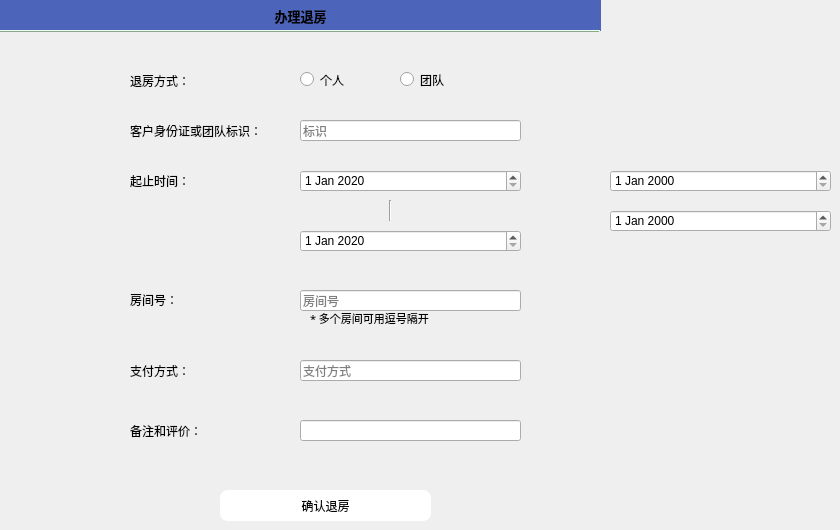
    <widget class="QWidget" name="page_4">
     <widget class="QToolButton" name="toolButton_5">
      <property name="geometry">
       <rect>
        <x>0</x>
        <y>0</y>
        <width>601</width>
        <height>31</height>
       </rect>
      </property>
      <property name="font">
       <font>
        <family>FontAwesome</family>
        <pointsize>10</pointsize>
        <weight>75</weight>
        <bold>true</bold>
       </font>
      </property>
      <property name="styleSheet">
       <string notr="true">border:none;
background-color: rgb(76, 100, 186);</string>
      </property>
      <property name="text">
       <string>办理退房</string>
      </property>
      <property name="icon">
       <iconset>
        <normaloff>../../../../../pictures/search1.png</normaloff>../../../../../pictures/search1.png</iconset>
      </property>
      <property name="toolButtonStyle">
       <enum>Qt::ToolButtonTextBesideIcon</enum>
      </property>
     </widget>
     <widget class="QFrame" name="split_5">
      <property name="geometry">
       <rect>
        <x>0</x>
        <y>30</y>
        <width>600</width>
        <height>2</height>
       </rect>
      </property>
      <property name="styleSheet">
       <string notr="true">color:#CCFFCC;
border-color:#CCFFCC;
background-color:#CCFFCC</string>
      </property>
      <property name="frameShape">
       <enum>QFrame::HLine</enum>
      </property>
      <property name="frameShadow">
       <enum>QFrame::Raised</enum>
      </property>
     </widget>
     <widget class="QRadioButton" name="team_flag">
      <property name="geometry">
       <rect>
        <x>400</x>
        <y>70</y>
        <width>115</width>
        <height>19</height>
       </rect>
      </property>
      <property name="text">
       <string>团队</string>
      </property>
     </widget>
     <widget class="QRadioButton" name="single_flag">
      <property name="geometry">
       <rect>
        <x>300</x>
        <y>70</y>
        <width>81</width>
        <height>19</height>
       </rect>
      </property>
      <property name="text">
       <string>个人</string>
      </property>
     </widget>
     <widget class="QLabel" name="label_60">
      <property name="geometry">
       <rect>
        <x>130</x>
        <y>60</y>
        <width>101</width>
        <height>41</height>
       </rect>
      </property>
      <property name="styleSheet">
       <string notr="true">font: 9pt &quot;FontAwesome&quot;;</string>
      </property>
      <property name="text">
       <string>退房方式：</string>
      </property>
     </widget>
     <widget class="QLabel" name="label_61">
      <property name="geometry">
       <rect>
        <x>130</x>
        <y>110</y>
        <width>171</width>
        <height>41</height>
       </rect>
      </property>
      <property name="styleSheet">
       <string notr="true">font: 9pt &quot;FontAwesome&quot;;</string>
      </property>
      <property name="text">
       <string>客户身份证或团队标识：</string>
      </property>
     </widget>
     <widget class="QLineEdit" name="id_checkout">
      <property name="geometry">
       <rect>
        <x>300</x>
        <y>120</y>
        <width>221</width>
        <height>21</height>
       </rect>
      </property>
      <property name="placeholderText">
       <string>标识</string>
      </property>
     </widget>
     <widget class="QLineEdit" name="remark_checkout">
      <property name="geometry">
       <rect>
        <x>300</x>
        <y>420</y>
        <width>221</width>
        <height>21</height>
       </rect>
      </property>
      <property name="text">
       <string/>
      </property>
      <property name="placeholderText">
       <string/>
      </property>
     </widget>
     <widget class="QLabel" name="label_62">
      <property name="geometry">
       <rect>
        <x>130</x>
        <y>410</y>
        <width>101</width>
        <height>41</height>
       </rect>
      </property>
      <property name="styleSheet">
       <string notr="true">font: 9pt &quot;FontAwesome&quot;;</string>
      </property>
      <property name="text">
       <string>备注和评价：</string>
      </property>
     </widget>
     <widget class="QDateEdit" name="starttime_5">
      <property name="geometry">
       <rect>
        <x>610</x>
        <y>170</y>
        <width>221</width>
        <height>22</height>
       </rect>
      </property>
     </widget>
     <widget class="QDateEdit" name="endtime_5">
      <property name="geometry">
       <rect>
        <x>610</x>
        <y>210</y>
        <width>221</width>
        <height>22</height>
       </rect>
      </property>
     </widget>
     <widget class="QDateEdit" name="starttime_checkout">
      <property name="geometry">
       <rect>
        <x>300</x>
        <y>170</y>
        <width>221</width>
        <height>22</height>
       </rect>
      </property>
      <property name="dateTime">
       <datetime>
        <hour>0</hour>
        <minute>0</minute>
        <second>0</second>
        <year>2020</year>
        <month>1</month>
        <day>1</day>
       </datetime>
      </property>
     </widget>
     <widget class="QLabel" name="label_63">
      <property name="geometry">
       <rect>
        <x>130</x>
        <y>160</y>
        <width>101</width>
        <height>41</height>
       </rect>
      </property>
      <property name="styleSheet">
       <string notr="true">font: 9pt &quot;FontAwesome&quot;;</string>
      </property>
      <property name="text">
       <string>起止时间：</string>
      </property>
     </widget>
     <widget class="QDateEdit" name="endtime_checkout">
      <property name="geometry">
       <rect>
        <x>300</x>
        <y>230</y>
        <width>221</width>
        <height>22</height>
       </rect>
      </property>
      <property name="dateTime">
       <datetime>
        <hour>0</hour>
        <minute>0</minute>
        <second>0</second>
        <year>2020</year>
        <month>1</month>
        <day>1</day>
       </datetime>
      </property>
     </widget>
     <widget class="QLineEdit" name="rid_checkout">
      <property name="geometry">
       <rect>
        <x>300</x>
        <y>290</y>
        <width>221</width>
        <height>21</height>
       </rect>
      </property>
      <property name="text">
       <string/>
      </property>
      <property name="placeholderText">
       <string>房间号</string>
      </property>
     </widget>
     <widget class="QLabel" name="label_64">
      <property name="geometry">
       <rect>
        <x>130</x>
        <y>280</y>
        <width>101</width>
        <height>40</height>
       </rect>
      </property>
      <property name="styleSheet">
       <string notr="true">font: 9pt &quot;FontAwesome&quot;;</string>
      </property>
      <property name="text">
       <string>房间号：</string>
      </property>
     </widget>
     <widget class="QLabel" name="label_65">
      <property name="geometry">
       <rect>
        <x>130</x>
        <y>350</y>
        <width>101</width>
        <height>41</height>
       </rect>
      </property>
      <property name="styleSheet">
       <string notr="true">font: 9pt &quot;FontAwesome&quot;;</string>
      </property>
      <property name="text">
       <string>支付方式：</string>
      </property>
     </widget>
     <widget class="QLineEdit" name="paytype_checkout">
      <property name="geometry">
       <rect>
        <x>300</x>
        <y>360</y>
        <width>221</width>
        <height>21</height>
       </rect>
      </property>
      <property name="text">
       <string/>
      </property>
      <property name="placeholderText">
       <string>支付方式</string>
      </property>
     </widget>
     <widget class="QPushButton" name="commitCheckout">
      <property name="geometry">
       <rect>
        <x>220</x>
        <y>490</y>
        <width>211</width>
        <height>31</height>
       </rect>
      </property>
      <property name="styleSheet">
       <string notr="true">#commitCheckout{background:#ffffff;
border-radius:8px}
#commitCheckout:hover
{
background:#4c64ba
}</string>
      </property>
      <property name="text">
       <string>确认退房</string>
      </property>
     </widget>
     <widget class="Line" name="line_14">
      <property name="geometry">
       <rect>
        <x>380</x>
        <y>200</y>
        <width>20</width>
        <height>21</height>
       </rect>
      </property>
      <property name="orientation">
       <enum>Qt::Vertical</enum>
      </property>
     </widget>
     <widget class="QLabel" name="label_67">
      <property name="geometry">
       <rect>
        <x>310</x>
        <y>310</y>
        <width>211</width>
        <height>16</height>
       </rect>
      </property>
      <property name="font">
       <font>
        <family>新宋体</family>
        <pointsize>8</pointsize>
       </font>
      </property>
      <property name="text">
       <string>* 多个房间可用逗号隔开</string>
      </property>
     </widget>
    </widget>
